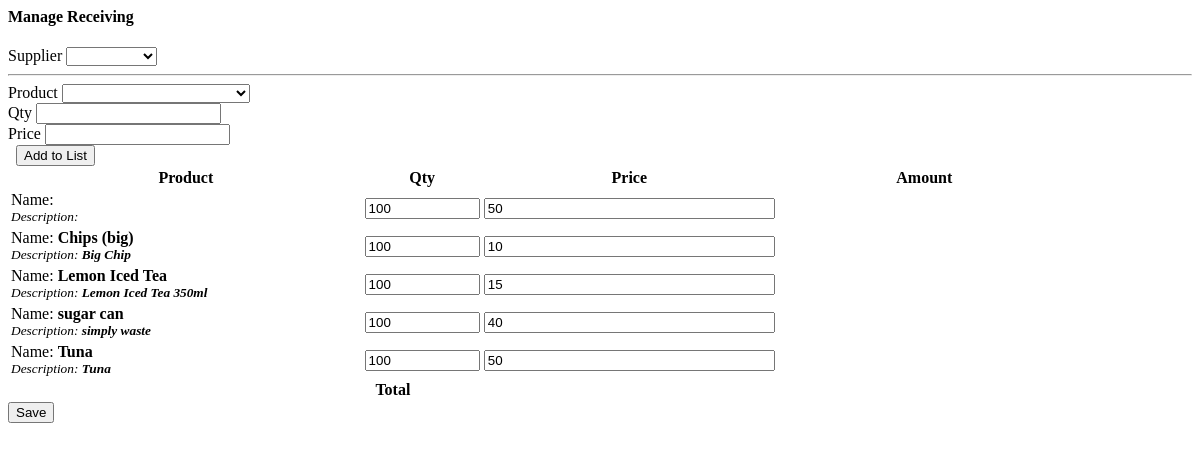
The page /manage_receiving.php?id=4 on the database its author committed.
### tables this page shows
CREATE TABLE IF NOT EXISTS `inventory` (
  `id` int(30) NOT NULL AUTO_INCREMENT,
  `product_id` int(30) NOT NULL,
  `qty` int(30) NOT NULL,
  `type` tinyint(1) NOT NULL COMMENT '1= stockin , 2 = stockout',
  `stock_from` varchar(100) NOT NULL COMMENT 'sales/receiving',
  `form_id` int(30) NOT NULL,
  `other_details` text NOT NULL,
  `remarks` text NOT NULL,
  `date_updated` datetime NOT NULL DEFAULT CURRENT_TIMESTAMP ON UPDATE CURRENT_TIMESTAMP,
  PRIMARY KEY (`id`)
);

CREATE TABLE IF NOT EXISTS `product_list` (
  `id` int(30) NOT NULL AUTO_INCREMENT,
  `category_id` int(30) NOT NULL,
  `sku` varchar(50) NOT NULL,
  `price` double NOT NULL,
  `name` varchar(150) NOT NULL,
  `description` text NOT NULL,
  PRIMARY KEY (`id`)
);

### manage_receiving.php (the view, shortened to what this page needs)
<?php include 'db_connect.php';
if(isset($_GET['id'])){
	$inv = $conn->query("SELECT * FROM inventory where type=1 and form_id=".$_GET['id']);
}
?>
<div class="container-fluid">
	<div class="col-lg-12">
		<div class="card">
			<div class="card-header">
				<h4>Manage Receiving</h4>
			</div>
			<div class="card-body">
				<form action="" id="manage-receiving">
					<div class="col-md-12">
						<div class="row">
							<div class="form-group col-md-5">
								<label class="control-label">Supplier</label>
								<select name="supplier_id" id=""  class="custom-select browser-default select2">
									<option value=""></option>
								<?php
								$supplier = $conn->query("SELECT * FROM supplier_list order by supplier_name asc");
								while($row=$supplier->fetch_assoc()):
								?>
									<option value="<?php echo $row['id'] ?>"><?php echo $row['supplier_name'] ?></option>
								<?php endwhile; ?>
								</select>
							</div>
						</div>
						<hr>
						<div class="row mb-3">
								<div class="col-md-4">
									<label class="control-label">Product</label>
									<select name="" id="product" class="custom-select browser-default select2">
										<option value=""></option>
									<?php
									$product = $conn->query("SELECT * FROM product_list  order by name asc");
									while($row=$product->fetch_assoc()):
										$prod[$row['id']] = $row;
									?>
										<option value="<?php echo $row['id'] ?>" data-name="<?php echo $row['name'] ?>" data-description="<?php echo $row['description'] ?>"><?php echo $row['name'] . ' | ' . $row['sku'] ?></option>
									<?php endwhile; ?>
									</select>
								</div>
								<div class="col-md-2">
									<label class="control-label">Qty</label>
									<input type="text" class="form-control text-right" pattern="[0-9]{2}" step="any" id="qty" >
								</div>
								<div class="col-md-3">
									<label class="control-label">Price</label>
									<input type="number" class="form-control text-right" step="any" id="price" >
								</div>
								<div class="col-md-3">
									<label class="control-label">&nbsp</label>
									<button class="btn btn-block btn-sm btn-primary" type="button" id="add_list"><i class="fa fa-plus"></i> Add to List</button>
								</div>
						</div>
						<div class="row">
							<table class="table table-bordered" id="list">
								<colgroup>
									<col width="30%">
									<col width="10%">
									<col width="25%">
									<col width="25%">
									<col width="10%">
								</colgroup>
								<thead>
									<tr>
										<th class="text-center">Product</th>
										<th class="text-center">Qty</th>
										<th class="text-center">Price</th>
										<th class="text-center">Amount</th>
										<th class="text-center"></th>
									</tr>
								</thead>
								<tbody>
									<?php
									if(isset($id)):
									while($row = $inv->fetch_assoc()):
										foreach(json_decode($row['other_details']) as $k=>$v){
											$row[$k] = $v;
										}
									?>
										<tr class="item-row">
											<td>
												<p class="pname">Name: <b><?php echo $prod[$row['product_id']]['name'] ?></b></p>
												<p class="pdesc"><small><i>Description: <b><?php echo $prod[$row['product_id']]['description'] ?></b></i></small></p>
											</td>
											<td>
												<input type="number" min="1" step="any" name="qty[]" value="<?php echo $row['qty'] ?>" class="text-right">
											</td>
											<td>
												<input type="number" min="1" step="any" name="price[]" value="<?php echo $row['price'] ?>" class="text-right">
											</td>
											<td>
											</td>
											<td class="text-center">
											</td>
										</tr>
									<?php endwhile; ?>
									<?php endif; ?>
								</tbody>
								<tfoot>
									<tr>
										<th class="text-right" colspan="3">Total</th>
										<th class="text-right tamount"></th>
										<th><input type="hidden" name="tamount" value=""></th>
									</tr>
								</tfoot>
							</table>
						</div>
						<div class="row">
							<button class="btn btn-primary btn-sm btn-block float-right .col-md-3">Save</button>
						</div>
					</div>
				</form>
			</div>
		</div>
	</div>
</div>

### manage_receiving.php (style rules this page uses)
td { vertical-align: middle; }
td p { margin: unset; }
td input[type='number'] { height: calc(100%); width: calc(100%); }

### rows shown on the page
inventory: qty "100", price "50"
inventory: product.name "Chips (big)", product.description "Big Chip", qty "100", price "10"
inventory: product.name "Lemon Iced Tea", product.description "Lemon Iced Tea 350ml", qty "100", price "15"
inventory: product.name "sugar can", product.description "simply waste", qty "100", price "40"
inventory: product.name "Tuna", product.description "Tuna", qty "100", price "50"
